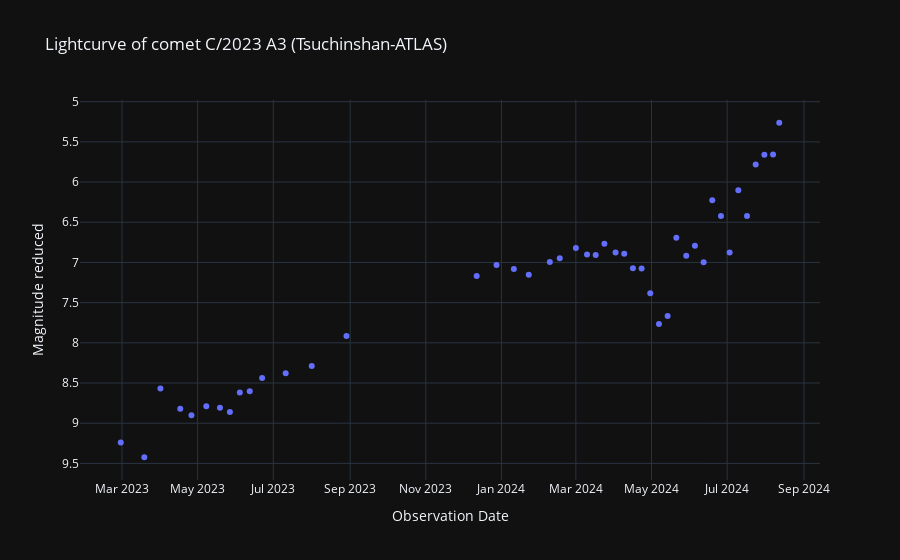

Write notebook code for a chart like this one.
### Code cell
# Gráfica de lus promediada
labels = {'obs_date':'Observation Date','magnitud_reducida':'Magnitude reduced'}
fig = px.scatter(curva_de_luz_promediada_df, x=curva_de_luz_promediada_df.obs_date, y='magnitud_reducida', template= 'plotly_dark', labels= labels, title='Lightcurve of comet C/2023 A3 (Tsuchinshan-ATLAS)')
fig.update_yaxes(autorange="reversed")
fig.show()

### Figure 1 — Plotly figure (JSON) as saved in the notebook; plotly's stock layout.template omitted (floating-point values rounded to 4 significant figures)
{"data": [{"hovertemplate": "Observation Date=%{x}<br>Magnitude reduced=%{y}<extra></extra>", "legendgroup": "", "marker": {"color": "#636efa", "symbol": "circle"}, "mode": "markers", "name": "", "orientation": "v", "showlegend": false, "type": "scatter", "x": ["2023-02-28T00:00:00", "2023-03-19T00:00:00", "2023-04-01T00:00:00", "2023-04-17T00:00:00", "2023-04-26T00:00:00", "2023-05-08T00:00:00", "2023-05-19T00:00:00", "2023-05-27T00:00:00", "2023-06-04T00:00:00", "2023-06-12T00:00:00", "2023-06-22T00:00:00", "2023-07-11T00:00:00", "2023-08-01T00:00:00", "2023-08-29T00:00:00", "2023-12-12T00:00:00", "2023-12-28T00:00:00", "2024-01-11T00:00:00", "2024-01-23T00:00:00", "2024-02-09T00:00:00", "2024-02-17T00:00:00", "2024-03-01T00:00:00", "2024-03-10T00:00:00", "2024-03-17T00:00:00", "2024-03-24T00:00:00", "2024-04-02T00:00:00", "2024-04-09T00:00:00", "2024-04-16T00:00:00", "2024-04-23T00:00:00", "2024-04-30T00:00:00", "2024-05-07T00:00:00", "2024-05-14T00:00:00", "2024-05-21T00:00:00", "2024-05-29T00:00:00", "2024-06-05T00:00:00", "2024-06-12T00:00:00", "2024-06-19T00:00:00", "2024-06-26T00:00:00", "2024-07-03T00:00:00", "2024-07-10T00:00:00", "2024-07-17T00:00:00", "2024-07-24T00:00:00", "2024-07-31T00:00:00", "2024-08-07T00:00:00", "2024-08-12T00:00:00"], "xaxis": "x", "y": [9.24, 9.423, 8.568, 8.82, 8.9, 8.79, 8.808, 8.86, 8.617, 8.603, 8.436, 8.378, 8.288, 7.917, 7.168, 7.03, 7.082, 7.153, 6.994, 6.946, 6.821, 6.9, 6.909, 6.768, 6.877, 6.892, 7.074, 7.076, 7.384, 7.766, 7.667, 6.693, 6.916, 6.792, 6.998, 6.225, 6.423, 6.875, 6.103, 6.423, 5.783, 5.662, 5.658, 5.262], "yaxis": "y"}], "layout": {"legend": {"tracegroupgap": 0}, "title": {"text": "Lightcurve of comet C/2023 A3 (Tsuchinshan-ATLAS)"}, "xaxis": {"anchor": "y", "domain": [0, 1], "title": {"text": "Observation Date"}}, "yaxis": {"anchor": "x", "autorange": "reversed", "domain": [0, 1], "title": {"text": "Magnitude reduced"}}}}
